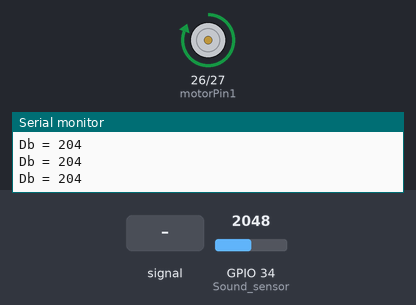
A sketch run on a simulated ESP32. Parts: motor-driver pin pairs drawn as motors (green arrow = first pin HIGH = forward, orange = second pin HIGH = backward, longer = more drive), the last lines printed to the serial monitor. The inputs (shaded band) are chosen by the test bench; at power-on: GPIO 34 (Sound_sensor) = 2048.

Above: at 1.2 s.
1.3 s: GPIO 34 (Sound_sensor) set to 737
2.8 s: GPIO 34 (Sound_sensor) set to 674
At 3.7 s:
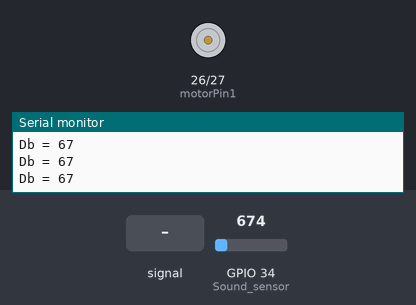
4.3 s: GPIO 34 (Sound_sensor) set to 1228
At 5.4 s:
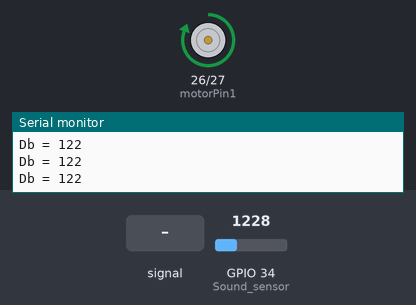
5.8 s: GPIO 34 (Sound_sensor) fed a 2 Hz sine of ±1228 counts around its level
At 6.17 s:
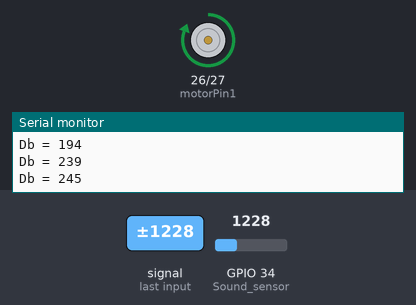
8.8 s: GPIO 34 (Sound_sensor) set to 491
At 9.5 s:
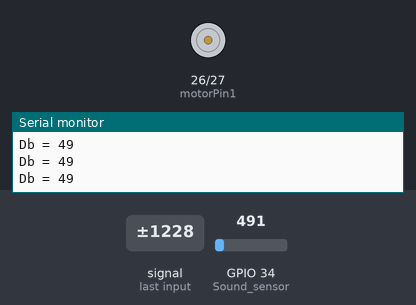
Timing chart, 0 to 11.3 s (numbered marks = the images above; inputs shaded):
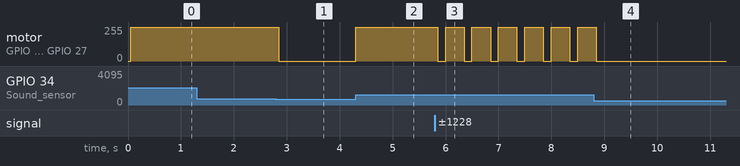

The sketch:

dc-motor-sound-esp32.ino
```cpp
#define Sound_sensor 34
#define motorPin1 26
#define motorPin2 27

const int sampleWindow = 50; //sample window width in ms(50mS=20Hz)
const int dbMax = 70;
unsigned int volume;

void setup()
{
  pinMode(Sound_sensor, INPUT);
  pinMode(motorPin1, OUTPUT);
  pinMode(motorPin2, OUTPUT);
  Serial.begin(115200);
}

void loop()
{
  unsigned long startMillis = millis(); //start of sample window
  int peakToPeak = 0; //peak-to-peak level

  unsigned int signalMax = 0; //minimum value
  unsigned int signalMin = 4096; //maximum value

  while (millis() - startMillis < sampleWindow) //collect data for 50ms
  {
    volume = analogRead(Sound_sensor); //get reading from microphone

    if (volume < signalMin) {
      if (volume > signalMax)
      {
        signalMax = volume;
      }

    }

  }

  peakToPeak = signalMax;
  int db = (peakToPeak / 10);
  Serial.print("Db = ");
  Serial.println(db);

  if (db > dbMax) {
    digitalWrite(motorPin1, HIGH);
    digitalWrite(motorPin2, LOW);
  }
  else {
    digitalWrite(motorPin1, LOW);
    digitalWrite(motorPin2, LOW);
  }
}
```

Measured:
- the behaviour switches between 710 and 709 on GPIO 34 (Sound_sensor) (found by bisection; images 0 and 1)
- after the input at 2.8 s, motor on GPIO 26 (motorPin1) / GPIO 27 (motorPin2): forward 255/255 → stopped after 0.05 s
- after the input at 4.3 s, motor on GPIO 26 (motorPin1) / GPIO 27 (motorPin2): stopped → forward 255/255 at once
- after the input at 5.8 s, motor on GPIO 26 (motorPin1) / GPIO 27 (motorPin2): alternates forward 255/255 for 0.35 s and stopped for 0.15 s, starting after 0.05 s
- after the input at 8.8 s, motor on GPIO 26 (motorPin1) / GPIO 27 (motorPin2): goes on until 8.9 s, then stays stopped
